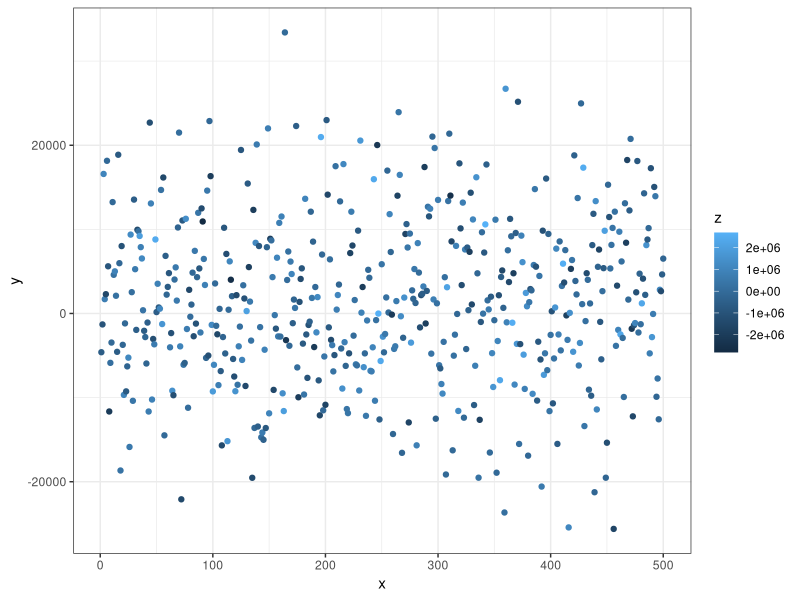

Recreate this plot in R.
## ---- chunk 1
#### insert your brilliant WORKING code here
library(tidyverse)
set.seed(123)
df <- as_tibble(data.frame(x = 1:500, y = rnorm(500, mean = 1000, sd = 10000), z = rnorm(500, mean = 1000, sd = 1000000)))
library(ggplot2)
nonsense <- ggplot(df, aes(x=x, y=y, color = z)) +
  geom_point() +
  theme_bw()
nonsense
